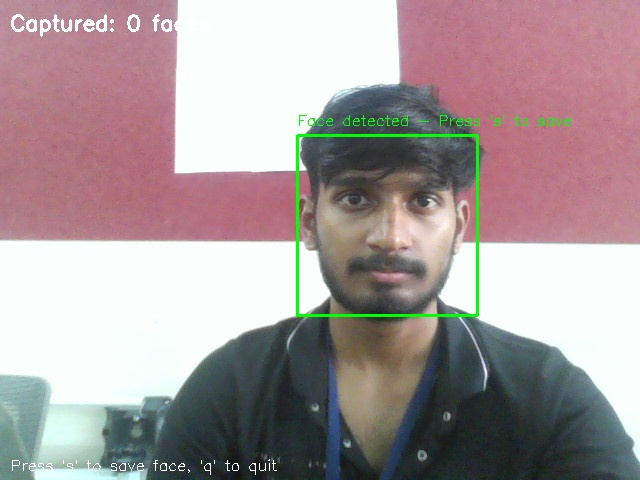
#> input picture known_faces/abhishek.jpg, 640 x 480 px, given in place of the camera
$ python smart_add_member.py   (older library calls are emulated)
#> lines starting #> are read from the running program, lines starting #| are printed output that depends on the picture; after the words box and inside, x2 and y2 are one past the last pixel; in counts of white or black regions, pixels touching at a corner belong together
#!/usr/bin/env python3
"""
Smart Face Registration System
=============================

Advanced automatic face capture system with:
- Real-time face quality assessment
- Smart auto-capture with quality validation
- Multiple angle capture for better training
- Live feedback and guidance
- Automatic model training

Usage:
    python smart_add_member.py

Author: SmartClass AI
Date: September 2025
"""

import cv2
import numpy as np
import os
import time
import subprocess
import sys
from datetime import datetime
import json

class SmartFaceRegistration:
    def __init__(self):
        """Initialize the smart face registration system."""
        print("🤖 Smart Face Registration System")
        print("=" * 40)

        # Initialize face detector
        self.face_cascade = cv2.CascadeClassifier(cv2.data.haarcascades + 'haarcascade_frontalface_default.xml')

        # Configuration
        self.known_faces_dir = "known_faces"
        self.min_face_size = (120, 120)
        self.target_captures = 3  # Reduced for better user experience
        self.quality_threshold = 100  # Laplacian variance threshold
        self.brightness_range = (60, 180)  # Good brightness range

        # Create directories
        if not os.path.exists(self.known_faces_dir):
            os.makedirs(self.known_faces_dir)

        # UI settings
        self.font = cv2.FONT_HERSHEY_SIMPLEX

        # Face quality scoring
        self.quality_weights = {
            'size': 0.3,
            'sharpness': 0.4,
            'brightness': 0.2,
            'position': 0.1
        }

    def analyze_face_quality(self, face_img, face_rect, frame_shape):
        """Comprehensive face quality analysis."""
        x, y, w, h = face_rect
        frame_h, frame_w = frame_shape[:2]

        scores = {}
        feedback = []

        # 1. Size Score (0-100)
        min_size = min(self.min_face_size)
        face_size = min(w, h)
        scores['size'] = min(100, (face_size / min_size) * 50)

        if face_size < min_size:
            feedback.append("Move closer to camera")
        elif face_size > 300:
            feedback.append("Move back a bit")

        # 2. Sharpness Score (0-100)
        gray = cv2.cvtColor(face_img, cv2.COLOR_BGR2GRAY) if len(face_img.shape) == 3 else face_img
        laplacian_var = cv2.Laplacian(gray, cv2.CV_64F).var()
        scores['sharpness'] = min(100, laplacian_var / 2)

        if laplacian_var < self.quality_threshold:
            feedback.append("Keep still - image blurry")

        # 3. Brightness Score (0-100)
        mean_brightness = np.mean(gray)
        if self.brightness_range[0] <= mean_brightness <= self.brightness_range[1]:
            scores['brightness'] = 100
        else:
            distance = min(abs(mean_brightness - self.brightness_range[0]),
                          abs(mean_brightness - self.brightness_range[1]))
            scores['brightness'] = max(0, 100 - distance * 2)

        if mean_brightness < self.brightness_range[0]:
            feedback.append("Need more light")
        elif mean_brightness > self.brightness_range[1]:
            feedback.append("Too bright - reduce light")

        # 4. Position Score (0-100)
        center_x, center_y = x + w//2, y + h//2
        frame_center_x, frame_center_y = frame_w//2, frame_h//2

        distance_from_center = np.sqrt((center_x - frame_center_x)**2 + (center_y - frame_center_y)**2)
        max_distance = np.sqrt(frame_center_x**2 + frame_center_y**2)
        scores['position'] = max(0, 100 - (distance_from_center / max_distance) * 100)

        if distance_from_center > max_distance * 0.3:
            feedback.append("Center your face")

        # Calculate overall score
        overall_score = sum(scores[key] * self.quality_weights[key] for key in scores)

        return overall_score, scores, feedback

    def draw_quality_interface(self, frame, face_rect, overall_score, feedback, captured_count):
        """Draw quality assessment interface on frame."""
        x, y, w, h = face_rect

        # Face rectangle color based on quality
        if overall_score >= 80:
            color = (0, 255, 0)  # Green - excellent
            status = "EXCELLENT"
        elif overall_score >= 60:
            color = (0, 255, 255)  # Yellow - good
            status = "GOOD"
        elif overall_score >= 40:
            color = (0, 165, 255)  # Orange - fair
            status = "FAIR"
        else:
            color = (0, 0, 255)  # Red - poor
            status = "POOR"

        # Draw face rectangle
        cv2.rectangle(frame, (x, y), (x+w, y+h), color, 3)

        # Quality score
        score_text = f"Quality: {overall_score:.0f}% - {status}"
        cv2.putText(frame, score_text, (x, y-40), self.font, 0.6, color, 2)

        # Progress bar for quality
        bar_w = w
        bar_h = 8
        bar_x = x
        bar_y = y - 25

        # Background bar
        cv2.rectangle(frame, (bar_x, bar_y), (bar_x + bar_w, bar_y + bar_h), (100, 100, 100), -1)
        # Quality bar
        fill_w = int(bar_w * (overall_score / 100))
        cv2.rectangle(frame, (bar_x, bar_y), (bar_x + fill_w, bar_y + bar_h), color, -1)

        # Feedback text
        for i, msg in enumerate(feedback[:2]):  # Show max 2 feedback messages
            cv2.putText(frame, msg, (10, 100 + i*25), self.font, 0.5, (0, 0, 255), 1)

        # Capture progress
        progress_text = f"Photos: {captured_count}/{self.target_captures}"
        cv2.putText(frame, progress_text, (10, 30), self.font, 0.7, (255, 255, 255), 2)

        return overall_score >= 70  # Ready to capture threshold

    def smart_capture_session(self, member_name, display_name):
        """Smart face capture session with real-time quality feedback."""
        print(f"\n📸 Smart capture session for {display_name}")
        print("=" * 40)
        print("Instructions:")
        print("• Look directly at the camera")
        print("• Keep your face centered in the frame")
        print("• Ensure good lighting")
        print("• Stay still when quality is high")
        print("• System will auto-capture when quality is good")
        print("\nControls:")
        print("• SPACEBAR: Manual capture")
        print("• Q: Quit")
        print("• A: Toggle auto-capture mode")

        cap = cv2.VideoCapture(0)
        if not cap.isOpened():
            print("❌ Error: Could not open camera")
            return False, []

        captured_photos = []
        auto_mode = True
        last_capture_time = 0
        capture_interval = 2.0  # Seconds between auto captures

        # Quality history for stability
        quality_history = []
        quality_history_size = 5

        try:
            while len(captured_photos) < self.target_captures:
                ret, frame = cap.read()
                if not ret:
                    break

                # Flip frame for mirror effect
                frame = cv2.flip(frame, 1)
                gray = cv2.cvtColor(frame, cv2.COLOR_BGR2GRAY)

                # Detect faces
                faces = self.face_cascade.detectMultiScale(
                    gray, scaleFactor=1.1, minNeighbors=5, minSize=(80, 80)
                )

                current_time = time.time()

                # Header info
                mode_text = "AUTO MODE" if auto_mode else "MANUAL MODE"
                mode_color = (0, 255, 0) if auto_mode else (0, 255, 255)
                cv2.putText(frame, mode_text, (10, 60), self.font, 0.6, mode_color, 2)

                if len(faces) == 1:
                    face_rect = faces[0]
                    x, y, w, h = face_rect
                    face_img = frame[y:y+h, x:x+w]

                    # Analyze quality
                    overall_score, scores, feedback = self.analyze_face_quality(
                        face_img, face_rect, frame.shape
                    )

                    # Update quality history
                    quality_history.append(overall_score)
                    if len(quality_history) > quality_history_size:
                        quality_history.pop(0)

                    # Check if stable high quality
                    stable_quality = (len(quality_history) == quality_history_size and
                                    all(q >= 70 for q in quality_history))

                    # Draw interface
                    ready_to_capture = self.draw_quality_interface(
                        frame, face_rect, overall_score, feedback, len(captured_photos)
                    )

                    # Auto capture logic
                    if (auto_mode and stable_quality and
                        current_time - last_capture_time > capture_interval):

                        # Capture photo
                        filename = f"{member_name}_{len(captured_photos) + 1}.jpg"
                        filepath = os.path.join(self.known_faces_dir, filename)

                        # Resize and save
                        face_resized = cv2.resize(face_img, (200, 200))

                        if cv2.imwrite(filepath, face_resized):
                            captured_photos.append(filepath)
                            last_capture_time = current_time
                            quality_history.clear()  # Reset for next capture

                            print(f"✅ Auto-captured photo {len(captured_photos)}: {filename} (Quality: {overall_score:.0f}%)")

                            # Visual feedback
                            cv2.rectangle(frame, (x-10, y-10), (x+w+10, y+h+10), (0, 255, 255), 5)

                elif len(faces) > 1:
                    cv2.putText(frame, "Multiple faces detected!", (10, 90), self.font, 0.6, (0, 0, 255), 2)
                    cv2.putText(frame, "Please ensure only one person is visible", (10, 115), self.font, 0.5, (0, 0, 255), 1)
                    quality_history.clear()

                else:
                    cv2.putText(frame, "No face detected", (10, 90), self.font, 0.6, (0, 0, 255), 2)
                    quality_history.clear()

                # Show completion status
                if len(captured_photos) >= self.target_captures:
                    cv2.putText(frame, "CAPTURE COMPLETE!", (10, 140), self.font, 0.8, (0, 255, 0), 2)

                # Display frame
                window_name = f'Smart Registration: {display_name} - Press Q to quit'
                cv2.imshow(window_name, frame)

                # Handle keyboard input
                key = cv2.waitKey(1) & 0xFF
                if key == ord('q'):
                    print("❌ Capture cancelled by user")
                    break
                elif key == ord('a'):
                    auto_mode = not auto_mode
                    print(f"🔄 Mode: {'Auto' if auto_mode else 'Manual'}")
                elif key == ord(' ') and len(faces) == 1:  # Manual capture
                    if overall_score >= 50:  # Lower threshold for manual
                        face_rect = faces[0]
                        x, y, w, h = face_rect
                        face_img = frame[y:y+h, x:x+w]

                        filename = f"{member_name}_{len(captured_photos) + 1}.jpg"
                        filepath = os.path.join(self.known_faces_dir, filename)
                        face_resized = cv2.resize(face_img, (200, 200))

                        if cv2.imwrite(filepath, face_resized):
                            captured_photos.append(filepath)
                            print(f"✅ Manual capture {len(captured_photos)}: {filename} (Quality: {overall_score:.0f}%)")
                    else:
                        print(f"❌ Quality too low for capture: {overall_score:.0f}%")

        finally:
            cap.release()
            cv2.destroyAllWindows()

        return len(captured_photos) > 0, captured_photos

    # [45 lines left out: functions create_primary_photo, retrain_system, cleanup_temp_files, not called in this run]

    def run(self):
        """Run the smart face registration process."""
        print("Starting smart face registration...")

        # Get member name
        while True:
            name = input("\nEnter new member's name: ").strip()
            if name:
                member_name = name.lower().replace(" ", "_")
                display_name = name.title()
                break
            print("Please enter a valid name!")
#> this loop made 1 pass; the answer given on pass 1: known_faces/abhishek.jpg

        # Check if already exists
        existing_file = os.path.join(self.known_faces_dir, f"{member_name}.jpg")
        if os.path.exists(existing_file):
            print(f"⚠️  Member '{display_name}' already exists!")
            if input("Replace existing registration? (y/n): ").lower() not in ['y', 'yes']:
                return

        # Start capture session
        success, photos = self.smart_capture_session(member_name, display_name)
#> in smart_capture_session, frame is the input picture: shape (480, 640, 3); mean B, G, R 155.8, 154.2, 167.7
#> in smart_capture_session, `frame = cv2.flip(frame, 1)`:
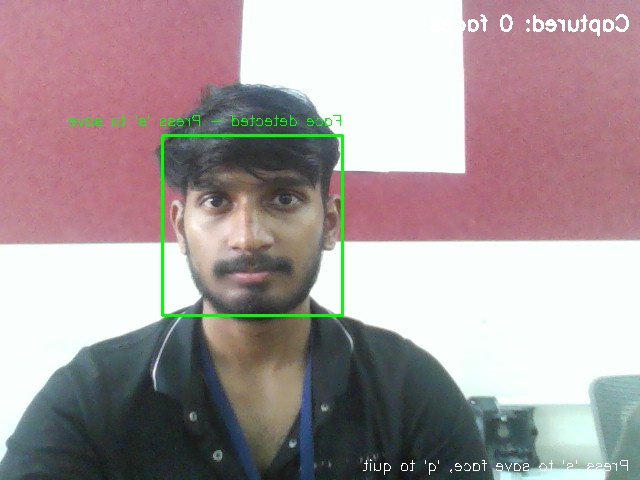
#> frame: shape (480, 640, 3); mean B, G, R 155.8, 154.2, 167.7
#> in smart_capture_session, `gray = cv2.cvtColor(frame, cv2.COLOR_BGR2GRAY)`:
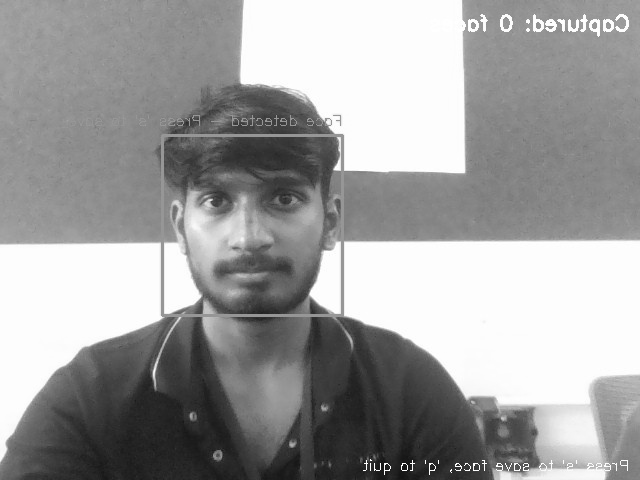
#> gray: shape (480, 640); min 16, max 255, mean 158.5
#> in smart_capture_session, `faces = self.face_cascade.detectMultiScale( gray, scaleFactor=1.1, min..`: faces = [[160, 137, 173, 173]]
#> in smart_capture_session, `cv2.putText(frame, mode_text, (10, 60), self.font, 0.6, mode_color, 2)`:
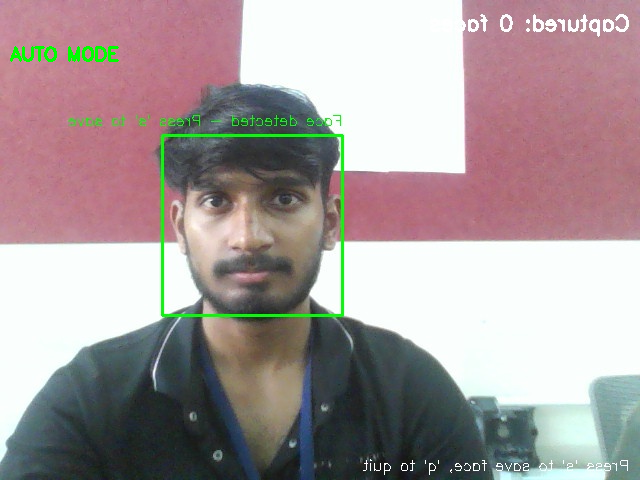
#> frame: shape (480, 640, 3); 0.27% of pixels changed, all inside (x1, y1, x2, y2) = (10, 46, 119, 62)
#> in smart_capture_session, `face_rect = faces[0]`: face_rect = [160, 137, 173, 173]
#> in smart_capture_session, `x, y, w, h = face_rect`: x = 160; y = 137; w = 173
#> in smart_capture_session, `face_img = frame[y:y+h, x:x+w]`:
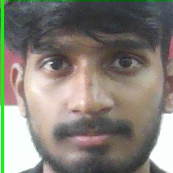
#> face_img: shape (173, 173, 3); mean B, G, R 118.6, 127.1, 131.8
#> in analyze_face_quality, `x, y, w, h = face_rect`: x = 160; y = 137; w = 173
#> in analyze_face_quality, `gray = cv2.cvtColor(face_img, cv2.COLOR_BGR2GRAY) if len(face_img.shap..`:
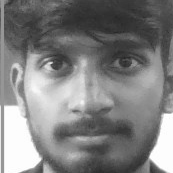
#> gray: shape (173, 173); min 39, max 255, mean 127.6
#> in analyze_face_quality, `laplacian_var = cv2.Laplacian(gray, cv2.CV_64F).var()`: laplacian_var = 316.1
#> in analyze_face_quality, `mean_brightness = np.mean(gray)`: mean_brightness = 127.6
#> in analyze_face_quality, `center_x, center_y = x + w//2, y + h//2`: center_x = 246; center_y = 223
#> in analyze_face_quality, `distance_from_center = np.sqrt((center_x - frame_center_x)**2 + (cente..`: distance_from_center = 75.93
#> in analyze_face_quality, `overall_score = sum(scores[key] * self.quality_weights[key] for key in..`: overall_score = 89.73
#> in smart_capture_session, `overall_score, scores, feedback = self.analyze_face_quality( face_img,..`: scores = {'size': 72.08, 'sharpness': 100, 'brightness': 100, 'position': 81.02}; feedback = []
#> in smart_capture_session, `stable_quality = (len(quality_history) == quality_history_size and all..`: stable_quality = False
#> in draw_quality_interface, `x, y, w, h = face_rect`: x = 160; y = 137; w = 173
#> in draw_quality_interface, `score_text = f"Quality: {overall_score:.0f}% - {status}"`: score_text = 'Quality: 90% - EXCELLENT'
#> in draw_quality_interface, `bar_w = w`: bar_w = 173
#> in draw_quality_interface, `bar_x = x`: bar_x = 160
#> in draw_quality_interface, `bar_y = y - 25`: bar_y = 112
#> in draw_quality_interface, `fill_w = int(bar_w * (overall_score / 100))`: fill_w = 155
#> in draw_quality_interface, `cv2.putText(frame, progress_text, (10, 30), self.font, 0.7, (255, 255,..`:
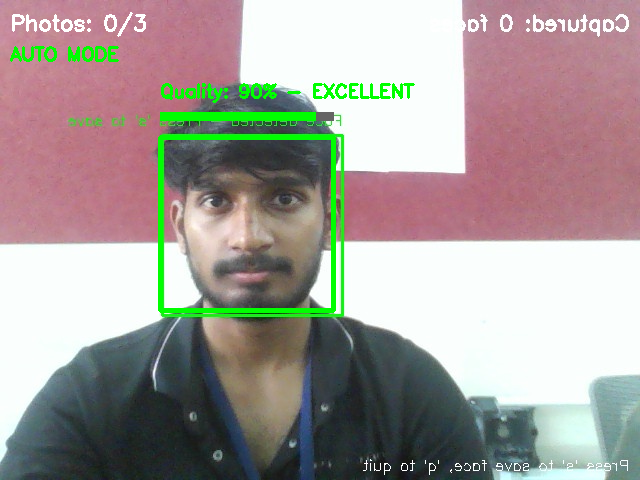
#> frame: shape (480, 640, 3); mean B, G, R 153, 157, 164.6
#> in smart_capture_session, `ready_to_capture = self.draw_quality_interface( frame, face_rect, over..`: ready_to_capture = True
#> (key q is pressed here)

        if not success or not photos:
            print("❌ Registration cancelled - no photos captured")
            return

        # Create primary photo
        if not self.create_primary_photo(member_name, photos):
            print("❌ Failed to create primary photo")
            return

        # Clean up temporary files
        self.cleanup_temp_files(member_name, photos)

        # Retrain system
        if self.retrain_system():
            print(f"\n🎉 Successfully registered '{display_name}'!")
            print(f"📊 Photos captured: {len(photos)}")

            # Offer to test
            if input("\nTest the system now? (y/n): ").lower() in ['y', 'yes']:
                try:
                    subprocess.run([sys.executable, "opencv_attendance.py"])
                except KeyboardInterrupt:
                    pass
        else:
            print("❌ Registration completed but training failed")
            print("Please run 'python opencv_face_encoder.py' manually")

if __name__ == "__main__":
    try:
        system = SmartFaceRegistration()
        system.run()
    except KeyboardInterrupt:
        print("\n\n⏹️  Registration cancelled")
    except Exception as e:
        print(f"\n❌ Error: {e}")

$ run again, on known_faces/ayush.jpg
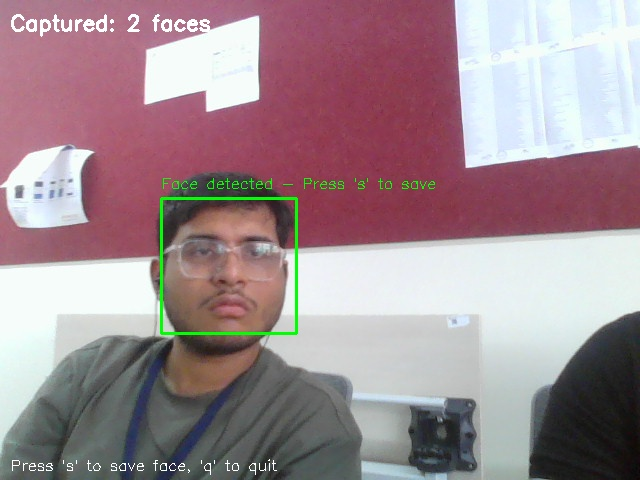
#> input picture known_faces/ayush.jpg, 640 x 480 px, given in place of the camera
#> the loop in run, `while True:` made 1 pass; the answer given on pass 1: known_faces/ayush.jpg
#> in smart_capture_session, frame is the input picture: shape (480, 640, 3); mean B, G, R 146.3, 140.3, 160.6
#> faces = [[346, 199, 135, 135]]
#> face_rect = [346, 199, 135, 135]
#> in smart_capture_session, `x, y, w, h = face_rect`: x = 346; y = 199; w = 135
#> in analyze_face_quality, `x, y, w, h = face_rect`: x = 346; y = 199; w = 135
#> in analyze_face_quality, `gray = cv2.cvtColor(face_img, cv2.COLOR_BGR2GRAY) if len(face_img.shap..`:
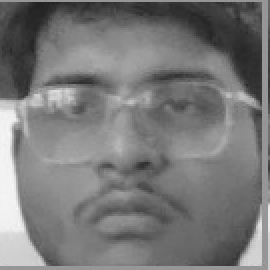
#> gray: shape (135, 135) (shown 2 times larger); min 33, max 247, mean 121
#> laplacian_var = 728.9
#> mean_brightness = 121
#> center_x = 413; center_y = 266
#> distance_from_center = 96.57
#> in analyze_face_quality, `overall_score = sum(scores[key] * self.quality_weights[key] for key in..`: overall_score = 84.46
#> in smart_capture_session, `overall_score, scores, feedback = self.analyze_face_quality( face_img,..`: scores = {'size': 56.25, 'sharpness': 100, 'brightness': 100, 'position': 75.86}; feedback = []
#> stable_quality = False
#> in draw_quality_interface, `x, y, w, h = face_rect`: x = 346; y = 199; w = 135
#> score_text = 'Quality: 84% - EXCELLENT'
#> bar_w = 135
#> bar_x = 346
#> bar_y = 174
#> fill_w = 114
#> in draw_quality_interface, `cv2.rectangle(frame, (bar_x, bar_y), (bar_x + fill_w, bar_y + bar_h), ..`:
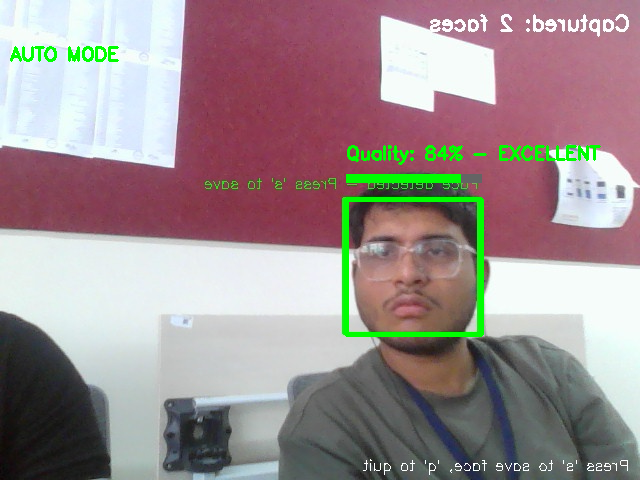
#> frame: shape (480, 640, 3); mean B, G, R 144, 142.5, 157.9
#> ready_to_capture = True

$ run again, on known_faces/spurthi.jpg
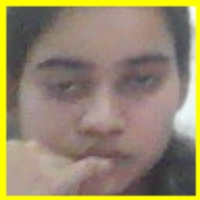
#> input picture known_faces/spurthi.jpg, 200 x 200 px, given in place of the camera
#> the loop in run, `while True:` made 1 pass; the answer given on pass 1: known_faces/spurthi.jpg
#> in smart_capture_session, frame is the input picture: shape (200, 200, 3); mean B, G, R 107.1, 136.3, 150.1
#> faces = [[13, 18, 174, 174]]
#> face_rect = [13, 18, 174, 174]
#> in smart_capture_session, `x, y, w, h = face_rect`: x = 13; y = 18; w = 174
#> in analyze_face_quality, `x, y, w, h = face_rect`: x = 13; y = 18; w = 174
#> in analyze_face_quality, `gray = cv2.cvtColor(face_img, cv2.COLOR_BGR2GRAY) if len(face_img.shap..`:
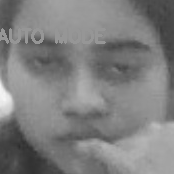
#> gray: shape (174, 174); min 44, max 245, mean 127.2
#> laplacian_var = 86.7
#> mean_brightness = 127.2
#> center_x = 100; center_y = 105
#> distance_from_center = 5
#> in analyze_face_quality, `overall_score = sum(scores[key] * self.quality_weights[key] for key in..`: overall_score = 68.74
#> in smart_capture_session, `overall_score, scores, feedback = self.analyze_face_quality( face_img,..`: scores = {'size': 72.5, 'sharpness': 43.35, 'brightness': 100, 'position': 96.46}; feedback = ['Keep still - image blurry']
#> stable_quality = False
#> in draw_quality_interface, `x, y, w, h = face_rect`: x = 13; y = 18; w = 174
#> score_text = 'Quality: 69% - GOOD'
#> bar_w = 174
#> bar_x = 13
#> bar_y = -7
#> fill_w = 119
#> the loop in draw_quality_interface, `for i, msg in enumerate(feedback[:2]):` made 1 pass
#> in draw_quality_interface, `cv2.putText(frame, progress_text, (10, 30), self.font, 0.7, (255, 255,..`:
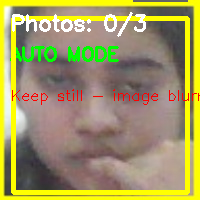
#> frame: shape (200, 200, 3); mean B, G, R 98.1, 151.3, 160.9
#> ready_to_capture = False
